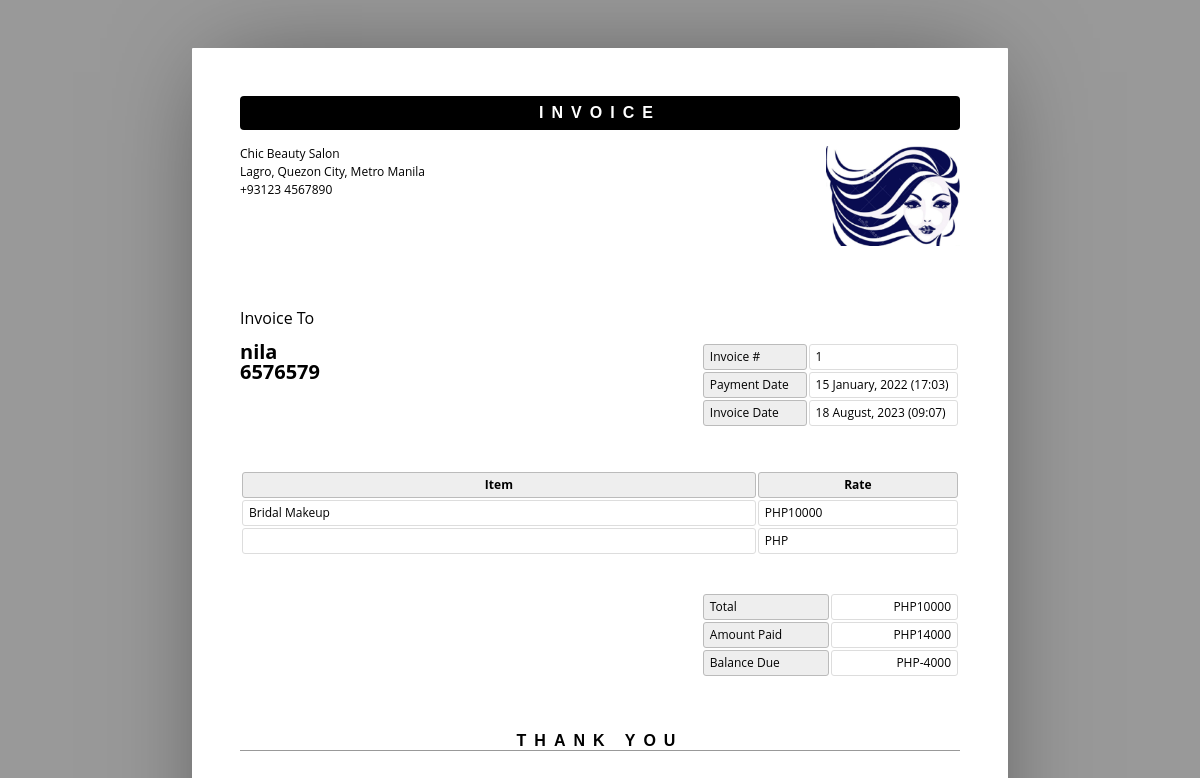
The page /admin/invoice.php?inv_id=1 on the database its author committed.
### tables this page shows
CREATE TABLE `tblpayments` (
  `id` int(11) NOT NULL,
  `pmnt_id` int(11) NOT NULL,
  `date_of_pmnt` datetime NOT NULL,
  `cus_id` int(11) NOT NULL,
  `services` varchar(900) NOT NULL,
  `method` varchar(900) NOT NULL,
  `paid_amount` int(11) NOT NULL
);

CREATE TABLE `tblcustomers` (
  `ID` int(10) NOT NULL,
  `Name` varchar(120) DEFAULT NULL,
  `Email` varchar(200) DEFAULT NULL,
  `MobileNumber` bigint(11) DEFAULT NULL,
  `Gender` enum('Female','Male','Transgender') DEFAULT NULL,
  `Details` mediumtext DEFAULT NULL,
  `CreationDate` timestamp NULL DEFAULT current_timestamp(),
  `UpdationDate` timestamp NULL DEFAULT NULL ON UPDATE current_timestamp()
);

CREATE TABLE `tblservices` (
  `ID` int(10) NOT NULL,
  `ServiceName` varchar(200) DEFAULT NULL,
  `Cost` int(10) DEFAULT NULL,
  `description` varchar(500) NOT NULL,
  `CreationDate` timestamp NULL DEFAULT current_timestamp()
);

### admin/invoice.php (the view, shortened to what this page needs)
<?php
	require_once "includes/dbconnection.php";
	$inv_id = isset($_GET['inv_id']) ? $con->real_escape_string($_GET['inv_id']) : null;
	$qSql = "SELECT * FROM tblpayments ";
	$qSql.= "LEFT JOIN tblcustomers ON tblpayments.cus_id = tblcustomers.ID ";
	$qSql.= "WHERE tblpayments.pmnt_id = '{$inv_id}' ORDER BY tblpayments.id DESC";
	$invInfo = $con->query($qSql)->fetch_assoc();
?>
<html>
	<head>
	</head>
	<body>
		<header>
			<h1>Invoice</h1>
			<address>
				<p>Chic Beauty Salon</p>
				<p>Lagro, Quezon City, Metro Manila</p>
				<p>+93123 4567890</p>
			</address>
			<span><img alt="" src="../img/salon_logo.png"></span>
		</header>
		<article style="position:relative">
			<h4 style="margin-bottom: 1em">Invoice To</h4>
			<address>
				<p><?= $invInfo['Name'] ?><br><?= $invInfo['MobileNumber'] ?></p>
			</address>
			<table class="meta">
				<tr>
					<th><span>Invoice #</span></th>
					<td><span><?= $inv_id ?></span></td>
				</tr>
				<tr>
					<th><span>Payment Date</span></th>
					<td><span><?= date("j F, Y (H:i)", strtotime($invInfo['date_of_pmnt'])) ?></span></td>
				</tr>
				<tr>
					<th><span>Invoice Date</span></th>
					<td><?= date("j F, Y (H:i)") ?></td>
				</tr>
			</table>
			<table class="inventory">
				<thead>
					<tr>
						<th width="70%"><span>Item</span></th>
						<th><span>Rate</span></th>
					</tr>
				</thead>
				<tbody>
				<?php
					$total = 0;
					foreach(explode(",", $invInfo['services']) as $servId) {
						$sInfo = $con->query("SELECT * FROM tblservices WHERE ID = '{$servId}'")->fetch_assoc();
						$total += $sInfo['Cost'];
				?>
					<tr>
						<td><?= $sInfo['ServiceName'] ?></span></td>
						<td><span>PHP</span><span><?= $sInfo['Cost'] ?></span></td>
					</tr>
				<?php } ?>
				</tbody>
			</table>
			<table class="balance">
				<tr>
					<th><span>Total</span></th>
					<td><span>PHP</span><span><?= $total ?></span></td>
				</tr>
				<tr>
					<th><span>Amount Paid</span></th>
					<td><span>PHP</span><span><?= $invInfo['paid_amount'] ?></span></td>
				</tr>
				<tr>
					<th><span>Balance Due</span></th>
					<td><span>PHP</span><span><?= $total-$invInfo['paid_amount'] ?></span></td>
				</tr>
			</table>
		</article>
		<aside>
			<h1><span>Thank You</span></h1>
		</aside>
	</body>
</html>

### admin/invoice.php (style rules this page uses)
* { border: 0; box-sizing: content-box; color: inherit; font-family: inherit; font-size: inherit; font-style: inherit; font-weight: inherit; line-height: inherit; list-style: none; margin: 0; padding: 0; text-decoration: none; vertical-align: top }
h1 { font: bold 100% sans-serif; letter-spacing: .5em; text-align: center; text-transform: uppercase }
table { font-size: 75%; table-layout: fixed; width: 100%; border-collapse: separate; border-spacing: 2px }
th, td { border-width: 1px; padding: .5em; position: relative; text-align: left; border-radius: .25em; border-style: solid }
th { background: #EEE; border-color: #BBB }
td { border-color: #DDD }
html { font: 16px/1 'Open Sans', sans-serif; overflow: auto; padding: .5in; background: #999; cursor: default }
body { box-sizing: border-box; height: 11in; margin: 0 auto; overflow: hidden; padding: .5in; width: 8.5in; background: #FFF; border-radius: 1px; box-shadow: 0 0 1in -.25in rgba(0, 0, 0, 0.5) }
header { margin: 0 0 3em }
header:after { clear: both; content: ""; display: table }
header h1 { background: #000; border-radius: .25em; color: #FFF; margin: 0 0 1em; padding: .5em 0 }
header address { float: left; font-size: 75%; font-style: normal; line-height: 1.25; margin: 0 1em 1em 0 }
header address p { margin: 0 0 .25em }
header span, header img { display: block; float: right }
header span { margin: 0 0 1em 1em; max-height: 25%; max-width: 60%; position: relative }
header img { max-height: 100px; max-width: 100% }
article, article address, table.meta, table.inventory { margin: 0 0 3em }
article:after { clear: both; content: ""; display: table }
article address { float: left; font-size: 125%; font-weight: 700 }
table.meta, table.balance { float: right; width: 36% }
table.meta:after, table.balance:after { clear: both; content: ""; display: table }
table.meta th { width: 40% }
table.meta td { width: 60% }
table.inventory { clear: both; width: 100% }
table.inventory th { font-weight: 700; text-align: center }
table.inventory td:nth-child(1) { width: 26% }
table.inventory td:nth-child(2) { width: 38% }
table.balance th, table.balance td { width: 50% }
table.balance td { text-align: right }
aside h1 { border: none; border-width: 0 0 1px; margin: 0 0 1em; border-color: #999; border-bottom-style: solid }

### rows shown on the page
tblpayments: tblcustomers.Name "nila", tblcustomers.MobileNumber "6576579", date_of_pmnt "15 January, 2022 (17:03)", paid_amount "14000", $total-$invInfo['paid_amount'] "-4000"
tblservices: ServiceName "Bridal Makeup", Cost "10000"

### other values the page prints
$inv_id "1"
$total "10000"
